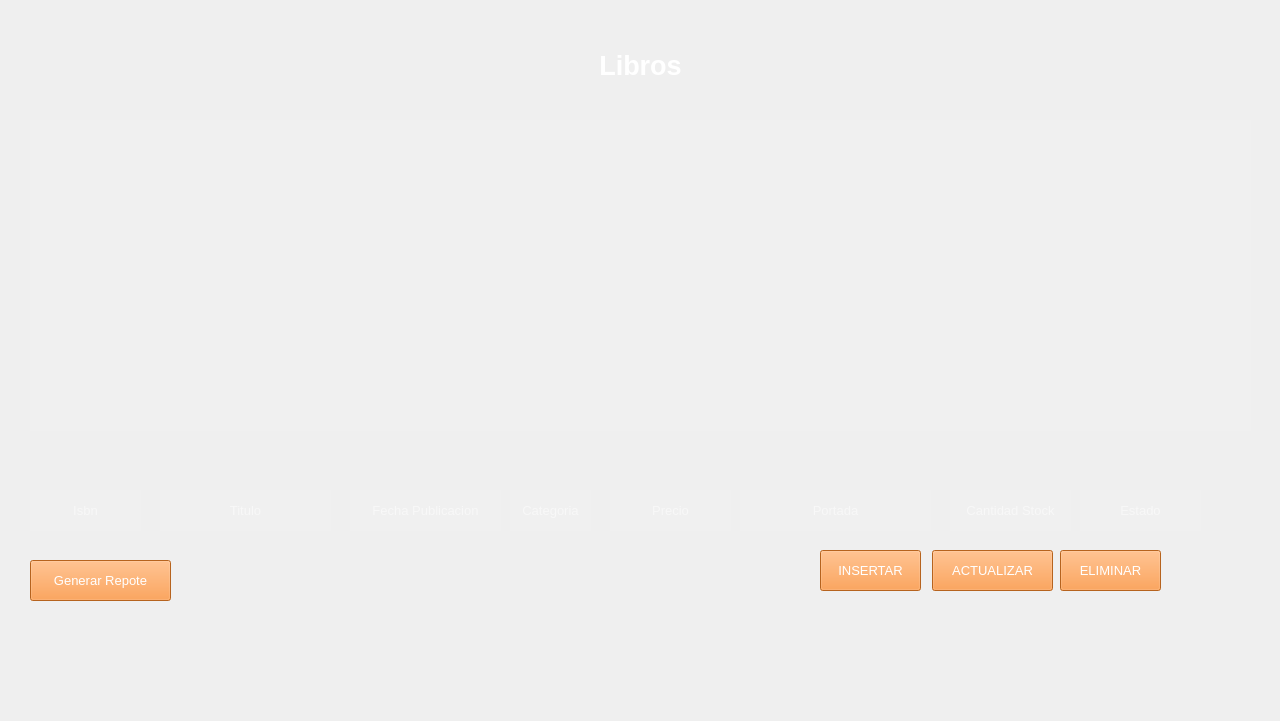
<?xml version="1.0" encoding="UTF-8"?>
<ui version="4.0">
 <class>MainWindow</class>
 <widget class="QMainWindow" name="MainWindow">
  <property name="geometry">
   <rect>
    <x>0</x>
    <y>0</y>
    <width>1280</width>
    <height>721</height>
   </rect>
  </property>
  <property name="sizePolicy">
   <sizepolicy hsizetype="Minimum" vsizetype="Minimum">
    <horstretch>0</horstretch>
    <verstretch>0</verstretch>
   </sizepolicy>
  </property>
  <property name="minimumSize">
   <size>
    <width>1280</width>
    <height>720</height>
   </size>
  </property>
  <property name="maximumSize">
   <size>
    <width>1920</width>
    <height>1080</height>
   </size>
  </property>
  <property name="font">
   <font>
    <family>Arial</family>
    <pointsize>12</pointsize>
   </font>
  </property>
  <property name="windowTitle">
   <string>Libros</string>
  </property>
  <property name="windowIcon">
   <iconset>
    <normaloff>../imagenes/logoLibreria.svg</normaloff>../imagenes/logoLibreria.svg</iconset>
  </property>
  <property name="iconSize">
   <size>
    <width>50</width>
    <height>50</height>
   </size>
  </property>
  <widget class="QWidget" name="centralwidget">
   <property name="font">
    <font>
     <family>Arial</family>
     <pointsize>10</pointsize>
     <weight>50</weight>
     <bold>false</bold>
    </font>
   </property>
   <widget class="QTableWidget" name="tblWdgtUsuarios">
    <property name="geometry">
     <rect>
      <x>30</x>
      <y>120</y>
      <width>1221</width>
      <height>311</height>
     </rect>
    </property>
    <property name="minimumSize">
     <size>
      <width>0</width>
      <height>0</height>
     </size>
    </property>
    <property name="maximumSize">
     <size>
      <width>1920</width>
      <height>1080</height>
     </size>
    </property>
    <property name="styleSheet">
     <string notr="true">background-color: rgb(255, 255, 255,10);
color: rgb(0, 0, 0);
border:none;</string>
    </property>
   </widget>
   <widget class="QLabel" name="label">
    <property name="geometry">
     <rect>
      <x>250</x>
      <y>20</y>
      <width>781</width>
      <height>91</height>
     </rect>
    </property>
    <property name="font">
     <font>
      <family>Arial</family>
      <pointsize>20</pointsize>
      <weight>75</weight>
      <bold>true</bold>
     </font>
    </property>
    <property name="styleSheet">
     <string notr="true">color: rgb(255, 255, 255);</string>
    </property>
    <property name="text">
     <string>Libros</string>
    </property>
    <property name="alignment">
     <set>Qt::AlignCenter</set>
    </property>
   </widget>
   <widget class="QPushButton" name="btnInsertar">
    <property name="geometry">
     <rect>
      <x>820</x>
      <y>550</y>
      <width>101</width>
      <height>41</height>
     </rect>
    </property>
    <property name="styleSheet">
     <string notr="true">QFrame{
	background-color: rgb(50, 145, 165);
}
QPushButton{
	
	background-color: rgb(255, 138, 42);
	color: rgb(255,255,255)
}
QPushButton:hover{
background-color: rgb(255, 104, 3);

}</string>
    </property>
    <property name="text">
     <string>INSERTAR</string>
    </property>
   </widget>
   <widget class="QPushButton" name="btnActualizar">
    <property name="geometry">
     <rect>
      <x>932</x>
      <y>550</y>
      <width>121</width>
      <height>41</height>
     </rect>
    </property>
    <property name="styleSheet">
     <string notr="true">QFrame{
	background-color: rgb(50, 145, 165);
}
QPushButton{
	
	background-color: rgb(255, 138, 42);
	color: rgb(255,255,255)
}
QPushButton:hover{
background-color: rgb(255, 104, 3);

}</string>
    </property>
    <property name="text">
     <string>ACTUALIZAR</string>
    </property>
   </widget>
   <widget class="QPushButton" name="btnEliminar">
    <property name="geometry">
     <rect>
      <x>1060</x>
      <y>550</y>
      <width>101</width>
      <height>41</height>
     </rect>
    </property>
    <property name="styleSheet">
     <string notr="true">QFrame{
	background-color: rgb(50, 145, 165);
}
QPushButton{
	
	background-color: rgb(255, 138, 42);
	color: rgb(255,255,255)
}
QPushButton:hover{
background-color: rgb(255, 104, 3);

}</string>
    </property>
    <property name="text">
     <string>ELIMINAR</string>
    </property>
   </widget>
   <widget class="QLineEdit" name="txtIsbn">
    <property name="geometry">
     <rect>
      <x>30</x>
      <y>490</y>
      <width>111</width>
      <height>41</height>
     </rect>
    </property>
    <property name="styleSheet">
     <string notr="true">background-color: rgb(255, 255, 255,10);
color: rgb(255, 255, 255);
border:none;</string>
    </property>
    <property name="maxLength">
     <number>20</number>
    </property>
    <property name="alignment">
     <set>Qt::AlignCenter</set>
    </property>
    <property name="placeholderText">
     <string>Isbn</string>
    </property>
   </widget>
   <widget class="QLineEdit" name="txtFechaPub">
    <property name="geometry">
     <rect>
      <x>350</x>
      <y>490</y>
      <width>151</width>
      <height>41</height>
     </rect>
    </property>
    <property name="styleSheet">
     <string notr="true">background-color: rgb(255, 255, 255,10);
color: rgb(255, 255, 255);
border:none;</string>
    </property>
    <property name="alignment">
     <set>Qt::AlignCenter</set>
    </property>
    <property name="placeholderText">
     <string>Fecha Publicacion</string>
    </property>
   </widget>
   <widget class="QLineEdit" name="txtCategoria">
    <property name="geometry">
     <rect>
      <x>510</x>
      <y>490</y>
      <width>81</width>
      <height>41</height>
     </rect>
    </property>
    <property name="styleSheet">
     <string notr="true">background-color: rgb(255, 255, 255,10);
color: rgb(255, 255, 255);
border:none;</string>
    </property>
    <property name="text">
     <string/>
    </property>
    <property name="alignment">
     <set>Qt::AlignCenter</set>
    </property>
    <property name="placeholderText">
     <string>Categoria</string>
    </property>
   </widget>
   <widget class="QLabel" name="lblMensaje">
    <property name="geometry">
     <rect>
      <x>50</x>
      <y>650</y>
      <width>531</width>
      <height>61</height>
     </rect>
    </property>
    <property name="text">
     <string/>
    </property>
   </widget>
   <widget class="QPushButton" name="btnReporte">
    <property name="geometry">
     <rect>
      <x>30</x>
      <y>560</y>
      <width>141</width>
      <height>41</height>
     </rect>
    </property>
    <property name="styleSheet">
     <string notr="true">QFrame{
	background-color: rgb(50, 145, 165);
}
QPushButton{
	
	background-color: rgb(255, 138, 42);
	color: rgb(255,255,255)
}
QPushButton:hover{
background-color: rgb(255, 104, 3);

}</string>
    </property>
    <property name="text">
     <string>Generar Repote</string>
    </property>
   </widget>
   <widget class="QLineEdit" name="txtPrecio">
    <property name="geometry">
     <rect>
      <x>610</x>
      <y>490</y>
      <width>121</width>
      <height>41</height>
     </rect>
    </property>
    <property name="styleSheet">
     <string notr="true">background-color: rgb(255, 255, 255,10);
color: rgb(255, 255, 255);
border:none;</string>
    </property>
    <property name="text">
     <string/>
    </property>
    <property name="alignment">
     <set>Qt::AlignCenter</set>
    </property>
    <property name="placeholderText">
     <string>Precio</string>
    </property>
   </widget>
   <widget class="QLineEdit" name="txtTitulo">
    <property name="geometry">
     <rect>
      <x>160</x>
      <y>490</y>
      <width>171</width>
      <height>41</height>
     </rect>
    </property>
    <property name="styleSheet">
     <string notr="true">background-color: rgb(255, 255, 255,10);
color: rgb(255, 255, 255);
border:none;</string>
    </property>
    <property name="alignment">
     <set>Qt::AlignCenter</set>
    </property>
    <property name="placeholderText">
     <string>Titulo</string>
    </property>
   </widget>
   <widget class="QLineEdit" name="txtEstado">
    <property name="geometry">
     <rect>
      <x>1080</x>
      <y>490</y>
      <width>121</width>
      <height>41</height>
     </rect>
    </property>
    <property name="styleSheet">
     <string notr="true">background-color: rgb(255, 255, 255,10);
color: rgb(255, 255, 255);
border:none;</string>
    </property>
    <property name="text">
     <string/>
    </property>
    <property name="alignment">
     <set>Qt::AlignCenter</set>
    </property>
    <property name="placeholderText">
     <string>Estado</string>
    </property>
   </widget>
   <widget class="QLineEdit" name="txtPortada">
    <property name="geometry">
     <rect>
      <x>740</x>
      <y>490</y>
      <width>191</width>
      <height>41</height>
     </rect>
    </property>
    <property name="styleSheet">
     <string notr="true">background-color: rgb(255, 255, 255,10);
color: rgb(255, 255, 255);
border:none;</string>
    </property>
    <property name="text">
     <string/>
    </property>
    <property name="alignment">
     <set>Qt::AlignCenter</set>
    </property>
    <property name="placeholderText">
     <string>Portada</string>
    </property>
   </widget>
   <widget class="QLineEdit" name="txtCantidadStock">
    <property name="geometry">
     <rect>
      <x>950</x>
      <y>490</y>
      <width>121</width>
      <height>41</height>
     </rect>
    </property>
    <property name="styleSheet">
     <string notr="true">background-color: rgb(255, 255, 255,10);
color: rgb(255, 255, 255);
border:none;</string>
    </property>
    <property name="text">
     <string/>
    </property>
    <property name="alignment">
     <set>Qt::AlignCenter</set>
    </property>
    <property name="placeholderText">
     <string>Cantidad Stock</string>
    </property>
   </widget>
   <widget class="QLabel" name="label_2">
    <property name="geometry">
     <rect>
      <x>-10</x>
      <y>0</y>
      <width>1421</width>
      <height>871</height>
     </rect>
    </property>
    <property name="text">
     <string/>
    </property>
    <property name="pixmap">
     <pixmap>../imagenes/fondo.svg</pixmap>
    </property>
   </widget>
   <zorder>label_2</zorder>
   <zorder>tblWdgtUsuarios</zorder>
   <zorder>label</zorder>
   <zorder>btnInsertar</zorder>
   <zorder>btnActualizar</zorder>
   <zorder>btnEliminar</zorder>
   <zorder>txtIsbn</zorder>
   <zorder>txtFechaPub</zorder>
   <zorder>txtCategoria</zorder>
   <zorder>lblMensaje</zorder>
   <zorder>btnReporte</zorder>
   <zorder>txtPrecio</zorder>
   <zorder>txtTitulo</zorder>
   <zorder>txtEstado</zorder>
   <zorder>txtPortada</zorder>
   <zorder>txtCantidadStock</zorder>
  </widget>
 </widget>
 <resources/>
 <connections/>
</ui>
